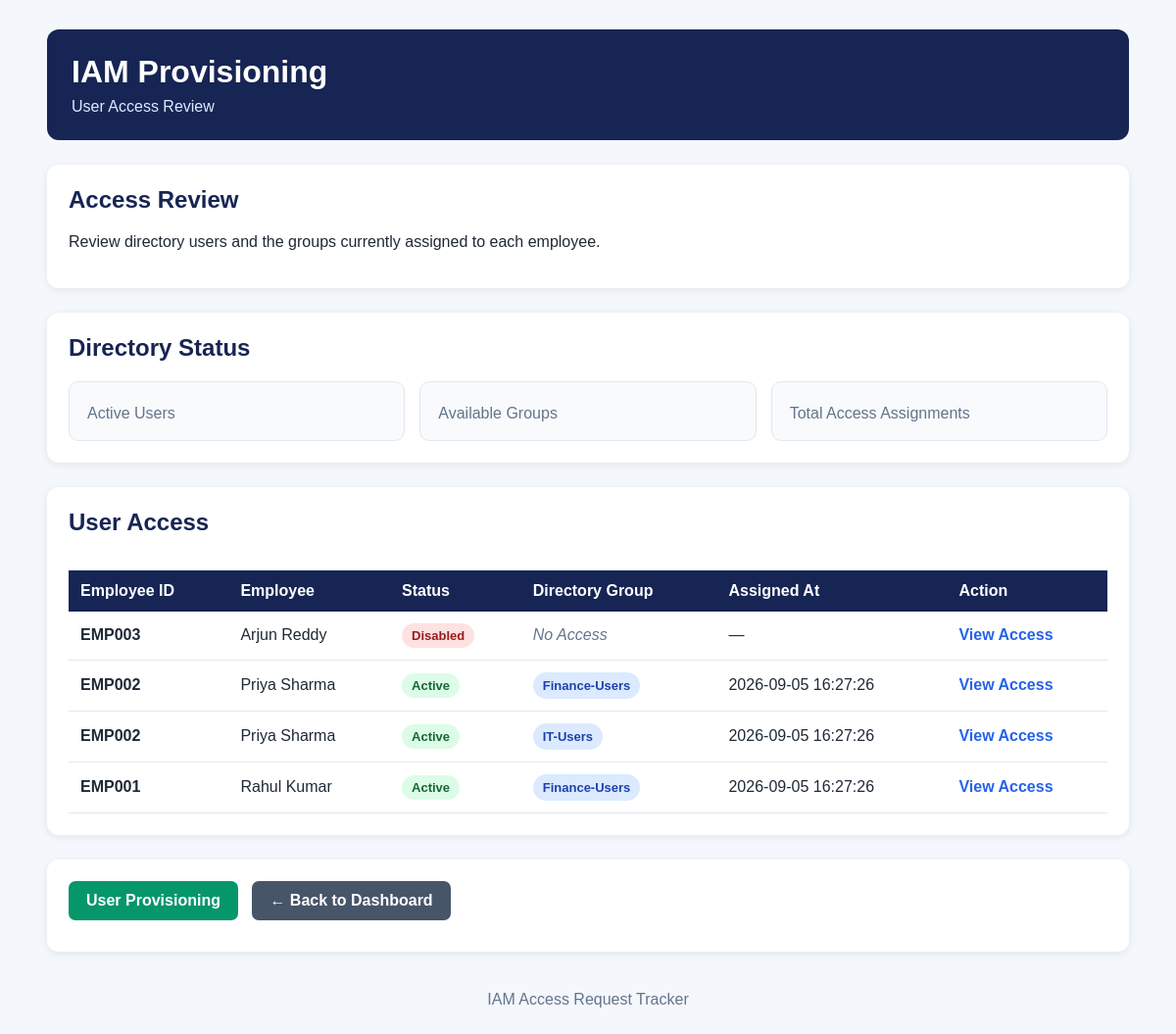
Screenshot of /access-review with the database file from the repository.
### tables this page shows
CREATE TABLE users (
            id INTEGER PRIMARY KEY AUTOINCREMENT,
            employee_id TEXT UNIQUE NOT NULL,
            employee_name TEXT NOT NULL,
            status TEXT NOT NULL
        );

CREATE TABLE user_groups (
            id INTEGER PRIMARY KEY AUTOINCREMENT,
            employee_id TEXT NOT NULL,
            group_name TEXT NOT NULL
        , assigned_at TIMESTAMP);

### app.py (the view)
@app.route("/access-review")
def access_review():
    connection = get_db_connection()
    active_user_count = connection.execute("""
        SELECT COUNT(*)
        FROM users
        WHERE status = 'Active'
    """).fetchone()[0]
    group_count = connection.execute("""
        SELECT COUNT(*)
        FROM groups
    """).fetchone()[0]
    assignment_count = connection.execute("""
        SELECT COUNT(*)
        FROM user_groups
    """).fetchone()[0]
    access_review_data = connection.execute("""
        SELECT
            u.employee_id,
            u.employee_name,
            u.status,
            ug.group_name,
            ug.assigned_at
        FROM users u
        LEFT JOIN user_groups ug
            ON u.employee_id = ug.employee_id
        ORDER BY
            u.employee_name,
            ug.group_name
    """).fetchall()
    users = connection.execute("""
        SELECT
            employee_id,
            employee_name,
            status
        FROM users
        ORDER BY employee_name
    """).fetchall()
    connection.close()
    return render_template(
        "access_review.html",
        access_review_data=access_review_data,
        users=users,
        active_user_count=active_user_count,
        group_count=group_count,
        assignment_count=assignment_count
    )

### app.py (called while the page is built)
def get_db_connection():
    connection = sqlite3.connect(DATABASE)
    connection.row_factory = sqlite3.Row
    return connection

### templates/access_review.html (shortened to what this page needs)
<!DOCTYPE html>
<html lang="en">
<head>
</head>
<body>
<div class="container">
    <div class="header">
        <h1>IAM Provisioning</h1>
        <p>
            User Access Review
        </p>
    </div>
    <div class="section">
        <h2>Access Review</h2>
        <p>
            Review directory users and the groups currently
            assigned to each employee.
        </p>
    </div>
    <div class="section">
        <h2>Directory Status</h2>
        <div class="stats">
            <div class="stat-card">
                <div class="stat-label">
                    Active Users
                </div>
            </div>
            <div class="stat-card">
                <div class="stat-label">
                    Available Groups
                </div>
            </div>
            <div class="stat-card">
                <div class="stat-label">
                    Total Access Assignments
                </div>
            </div>
        </div>
    </div>
    <div class="section">
        <h2>User Access</h2>
        {% if access_review_data %}
        <div class="table-container">
            <table>
                <thead>
                    <tr>
                        <th>
                            Employee ID
                        </th>
                        <th>
                            Employee
                        </th>
                        <th>
                            Status
                        </th>
                        <th>
                            Directory Group
                        </th>
                        <th>
                            Assigned At
                        </th>
                        <th>
                            Action
                        </th>
                    </tr>
                </thead>
                <tbody>
                {% for row in access_review_data %}
                    <tr>
                        <td>
                            <strong>
                                {{ row["employee_id"] }}
                            </strong>
                        </td>
                        <td>
                            {{ row["employee_name"] }}
                        </td>
                        <td>
                            {% if row["status"] == "Active" %}
                                <span class="status active">
                                    Active
                                </span>
                            {% else %}
                                <span class="status disabled">
                                    Disabled
                                </span>
                            {% endif %}
                        </td>
                        <td>
                            {% if row["group_name"] %}
                                <span class="group">
                                    {{ row["group_name"] }}
                                </span>
                            {% else %}
                                <span class="no-access">
                                    No Access
                                </span>
                            {% endif %}
                        </td>
                        <td>
                            {% if row["assigned_at"] %}
                                {{ row["assigned_at"] }}
                            {% else %}
                                —
                            {% endif %}
                        </td>
                        <td>
                            <a
                                href="{{ url_for(
                                    'user_access',
                                    employee_id=row['employee_id']
                                ) }}"
                                class="view-link"
                            >
                                View Access
                            </a>
                        </td>
                    </tr>
                {% endfor %}
                </tbody>
            </table>
        </div>
        {% else %}
            <div class="empty">
                No directory users or access assignments found.
            </div>
        {% endif %}
    </div>
    <div class="section">
        <a
            href="{{ url_for('provision_user') }}"
            class="button green"
        >
            User Provisioning
        </a>
        <a
            href="{{ url_for('home') }}"
            class="button dark"
        >
            ← Back to Dashboard
        </a>
    </div>
    <div class="footer">
        IAM Access Request Tracker
    </div>
</div>
</body>
</html>

### templates/access_review.html (style rules this page uses)
body { font-family: Arial, sans-serif; background: #f4f7fb; margin: 0; color: #1f2937; }
.container { width: 92%; max-width: 1200px; margin: 30px auto; }
.header { background: #172554; color: white; padding: 25px; border-radius: 12px; margin-bottom: 25px; }
.header h1 { margin: 0 0 8px 0; }
.header p { margin: 0; color: #dbeafe; }
.section { background: white; padding: 22px; margin-bottom: 25px; border-radius: 12px; box-shadow: 0 2px 8px rgba(0,0,0,0.08); }
.section h2 { margin-top: 0; color: #172554; }
.button { display: inline-block; padding: 11px 18px; margin-right: 10px; margin-bottom: 10px; background: #2563eb; color: white; text-decoration: none; border-radius: 7px; font-weight: bold; }
.button.green { background: #059669; }
.button.dark { background: #475569; }
.stats { display: flex; gap: 15px; flex-wrap: wrap; margin-top: 15px; }
.stat-card { flex: 1; min-width: 180px; background: #f8fafc; border: 1px solid #e2e8f0; padding: 18px; border-radius: 10px; }
.stat-label { margin-top: 5px; color: #64748b; }
.table-container { overflow-x: auto; }
table { width: 100%; border-collapse: collapse; margin-top: 15px; }
th { background: #172554; color: white; padding: 12px; text-align: left; white-space: nowrap; }
td { padding: 12px; border-bottom: 1px solid #e2e8f0; }
.status { display: inline-block; padding: 5px 10px; border-radius: 20px; font-size: 13px; font-weight: bold; }
.active { background: #dcfce7; color: #166534; }
.disabled { background: #fee2e2; color: #991b1b; }
.group { display: inline-block; background: #dbeafe; color: #1e40af; padding: 6px 10px; border-radius: 15px; font-size: 13px; font-weight: bold; }
.no-access { color: #64748b; font-style: italic; }
.view-link { color: #2563eb; text-decoration: none; font-weight: bold; }
.footer { text-align: center; color: #64748b; padding: 15px; }

### rows the page displays
users: employee_id "EMP003", employee_name "Arjun Reddy", status "Disabled", shows "No Access"
users: employee_id "EMP002", employee_name "Priya Sharma", status "Active", group_name "Finance-Users", assigned_at "2026-09-05 16:27:26", group_name "IT-Users"
users: employee_id "EMP001", employee_name "Rahul Kumar", status "Active", group_name "Finance-Users", assigned_at "2026-09-05 16:27:26"
